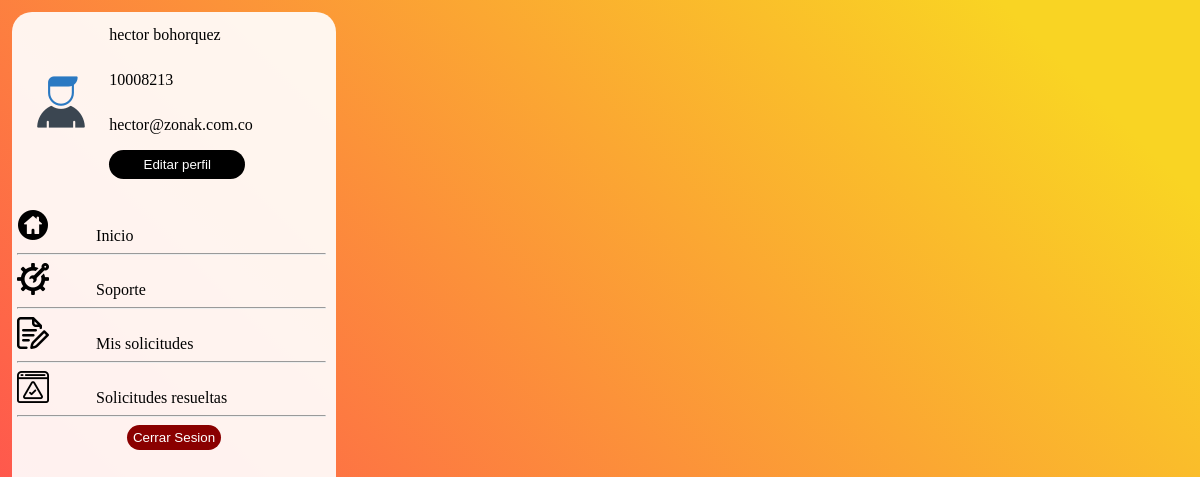
/index/ (signed in), run on the app's committed database.
### SoporteTecnico/models.py (models this page shows, shortened)
class Usuario(AbstractBaseUser):
    id=models.IntegerField(primary_key=True,unique=True,null=False,blank=False)
    nombres=models.CharField(max_length=80,blank=False)
    apellidos=models.CharField(max_length=80,blank=False)
    email=models.EmailField(unique=True,null=False,blank=False)
    username=models.CharField(unique=True ,max_length=100,null=False,blank=False)
    usuario_activo=models.BooleanField(default=True)
    usuario_admin=models.BooleanField(default=False)
    objects=UsuarioManager()
    USERNAME_FIELD='username'
    REQUIRED_FIELDS=['id','nombres','apellidos','email']

### SoporteTecnico/views.py (the view)
# urls.py: path('index/',views.baseMenu,name="baseMenu"),
@login_required
def baseMenu(request):
    return render(request,'baseMenu.html',{'user':request.user})

### SoporteTecnico/templates/baseMenu.html (shortened to what this page needs)
{% load static %}
<!DOCTYPE html>
<html lang="en">
<head>
    <link rel="stylesheet" href="{% static 'styles/styleMenu.css' %}" type="text/css">
    <link rel="stylesheet" href="{% static 'styles/styleSoporte.css' %}" type="text/css">
    <link rel="stylesheet" href="{% static 'styles/styleSolicitudes.css' %}" type="text/css">
</head>
<body>
    <nav>
        <div class="datos">
            <img class="imguser" src="{% static 'img/user.png' %}" alt="" id="imgs">
            <p class="inf">{{user.nombres}} {{user.apellidos}}</p>
            <p class="inf">{{user.id}}</p>
            <p class="inf">{{user.email}}</p>
            <button class="binfo" type="button">Editar perfil</button>
        </div>
        <ul class="opciones">
            <li class="items" href="/#/"><img class="imgop" src="{% static 'img/inicio.png' %}" alt="" id="imgs">Inicio</li>
            <hr>
            <li class="items" href="/#/"><img class="imgop" src="{% static 'img/soporte.png' %}" alt="" id="imgs">Soporte</li>
            <hr>
            <li class="items" href="/#/"><img class="imgop" src="{% static 'img/solicitud.png' %}" alt="" id="imgs">Mis solicitudes</li>
            <hr>
            <li class="items" href="/#/"><img class="imgop" src="{% static 'img/resuelto.png' %}" alt="" id="imgs">Solicitudes resueltas</li>
            <hr>
            <button onclick="window.location.href = '/logout';" class="blogout" type="button">Cerrar Sesion</button>
        </ul>
    </nav>
</body>
</html>

### SoporteTecnico/static/styles/styleMenu.css (style rules this page uses)
body { display: grid; grid-template-columns: 30% 70%; min-height: 97vh; margin: 1% 1% 1% 1%; background: linear-gradient(45deg,#FF4E50 10%,#F9D423 90%); width: 90%; height: 90%; }
nav { border-radius: 20px; background-color: rgba(255, 255, 255, 0.915); }
.datos { display: grid; grid-template-columns: 30% 70%; grid-template-rows: 1fr 1fr 1fr 1fr; }
.imguser { grid-row: 1/ span 4; margin: auto; }
.binfo { color: white; border-style: none; border-radius: 30px; background-color: black; margin: 1% 40% 6% 0%; }
.inf { margin: 6% 0% 6% 0%; }
hr { border-style: inset; margin-right: 5px; color: gray; }
.opciones { list-style-type: none; margin-left: 0px; margin-right: 0px; padding-left: 5px; padding-right: 5px; }
.items { display: inline; border-radius: 10px; }
.imgop { margin-right: 15%; }
.blogout { border-style: none; border-radius: 25px; margin-left:35%; margin-right: 35%; padding-top: 5px; padding-bottom: 5px; color: white; background-color: #8A0000; }

### data on the page
Usuario: nombres "hector", apellidos "bohorquez", id "10008213", email "hector@zonak.com.co"
